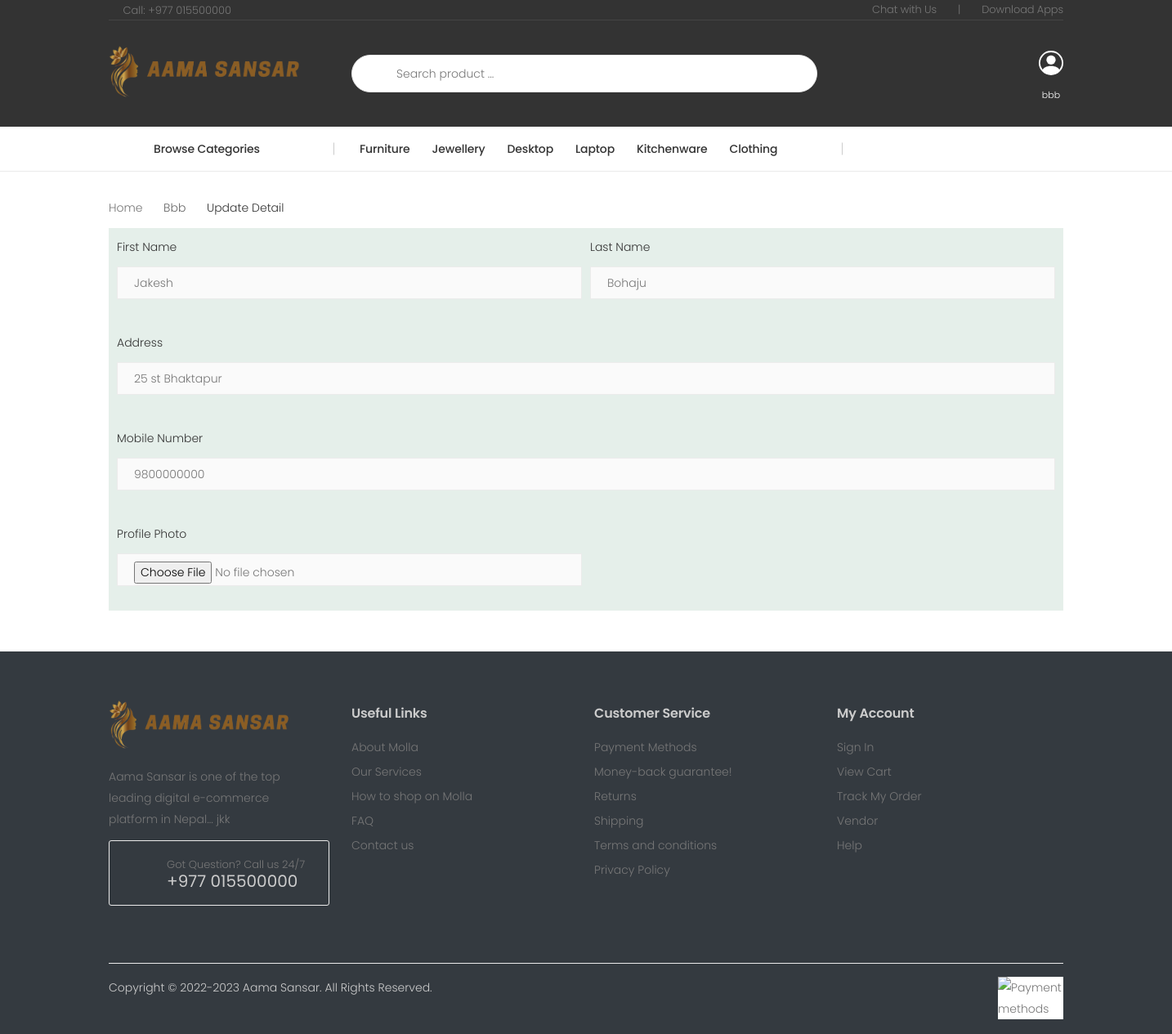
Page /update-profile/ttt/3 (signed in) on the committed database.
### ecomadmin/models.py (models this page shows, shortened)
class About(models.Model):
    title = models.CharField(max_length=200)
    description = models.CharField(max_length=1000)
    logo = models.ImageField(blank=True, null=True, upload_to="AboutUs")
    photo = models.ImageField(blank=True, null=True, upload_to="AboutUs")
    phoneNo = models.CharField(max_length=9)
    mobileNo = models.CharField(max_length=10, blank=True, null=True)
    address = models.CharField(max_length=100)
    slug = models.SlugField()

### vendor/models.py (models this page shows)
class EcommerceUser(AbstractUser):
    is_vendor = models.BooleanField(default=False)
    is_OTP_verified = models.BooleanField(default=False)

### store/models.py (models this page shows, shortened)
class Category(models.Model):
    title = models.CharField(max_length=50)
    slug = models.SlugField()
    class Meta:
        verbose_name_plural = 'Categories'

### store/views.py (the view, shortened to what this page needs)
# urls.py: path('update-profile/<str:username>/<int:pk>', UpdateProfileView.as_view(), name='update_profile'),
class UpdateProfileView(LoginRequiredMixin, UpdateView):
    template_name = "store/update_profile_form.html"
    fields = ['first_name', 'last_name', 'address', 'mobileNo', 'photo', 'user']
    model = CustomerProfile
    def get_context_data(self, **kwargs):
        context = super().get_context_data(**kwargs)
        try:
            context['about'] = About.objects.all().first()
            context['categories'] = Category.objects.all()
            context['profile'] = CustomerProfile.objects.get(user=self.request.user.id)
        except:
            pass
        return context
    def get_queryset(self):
        return CustomerProfile.objects.filter(id=self.kwargs.get('pk'))

### store/context_processors.py (called while the page is built)
def cart(request):
    return {'cart': Cart(request)}

### store/templatetags/menu.py (called while the page is built)
@register.inclusion_tag('core/menu.html')
def menu():
    categories = Category.objects.all().order_by('?')
    return {'categories': categories}

### store/templates/store/update_profile_form.html (shortened to what this page needs)
{% extends '_frontend.html' %}
{% block frontend_content %}
    <div class="container-fluid pt-2">
        <main class="main">
            <nav aria-label="breadcrumb" class="breadcrumb-nav border-0 mb-0">
                <div class="container d-flex align-items-center">
                    <ol class="breadcrumb">
                        <li class="breadcrumb-item"><a href="{% url 'frontpage' %}">Home</a></li>
                        <li class="breadcrumb-item">{{ request.user.username }}</li>
                        <li class="breadcrumb-item active" aria-current="page">Update Detail</li>
                    </ol>
                </div>
            </nav>
            <div class="page-content">
                <div class="container">
                    <form method="post" action="" enctype="multipart/form-data" style="background-color: #e5efea">
                        <div class="form-row p-3">
                            <div class="form-group col-md-6">
                                <label class="text-dark" for="firstName">First Name</label>
                                <input type="text" class="form-control" id="firstName" name="first_name"
                                       {% if profile %}value="{{ profile.first_name }}"{% endif %} placeholder="Jakesh">
                            </div>
                            <div class="form-group col-md-6">
                                <label class="text-dark" for="lastName">Last Name</label>
                                <input type="text" class="form-control" id="lastName" name="last_name"
                                       {% if profile %}value="{{ profile.last_name }}"{% endif %} placeholder="Bohaju">
                            </div>
                        </div>
                        <div class="form-group p-3">
                            <label class="text-dark" for="address">Address</label>
                            <input type="text" class="form-control" id="address" name="address"
                                   placeholder="25 st Bhaktapur">
                        </div>
                        <div class="form-group p-3">
                            <label class="text-dark" for="mobileNumber">Mobile Number</label>
                            <input type="text" class="form-control" id="mobileNumber" name="mobileNo"
                                   placeholder="9800000000">
                        </div>
                        <div class="form-row p-3">
                            <div class="form-group col-md-6">
                                <label class="text-dark" for="photo">Profile Photo</label>
                                <input type="file" class="form-control" id="photo" name="photo"
                                        {% if profile.photo %}{{ profile.photo }} {% endif %}>
                            </div>
                            <div class="form-group col-md-4">
                            </div>
                        </div>
                    </form>
                </div>
            </div>
        </main>
    </div>
{% endblock %}

### templates/_frontend.html (shortened to what this page needs)
{% load static %}
{% load menu %}
<!DOCTYPE html>
<html lang="en">
<head>
    <link rel="stylesheet" href="{% static 'dashboard/vendor/fontawesome-free/css/all.min.css' %}">
    <link rel="stylesheet" href="{% static 'frontend/assets/css/bootstrap.min.css' %}">
    <link rel="stylesheet" href="{% static 'frontend/assets/css/plugins/owl-carousel/owl.carousel.css' %}">
    <link rel="stylesheet" href="{% static 'frontend/assets/css/plugins/magnific-popup/magnific-popup.css' %}">
    <link rel="stylesheet" href="{% static 'frontend/assets/css/plugins/jquery.countdown.css' %}">
    <link rel="stylesheet" href="{% static 'frontend/assets/css/style.css' %}">
    <link rel="stylesheet" href="{% static 'frontend/assets/css/skins/skin-demo-3.css' %}">
    <link rel="stylesheet" href="{% static 'frontend/assets/css/demos/demo-3.css' %}">
</head>
<body>
<div class="page-wrapper">
    <header class="header header-intro-clearance header-3">
        <div class="header-top">
            <div class="container">
                <div class="header-left">
                    <a href="tel:#"><i class="icon-phone"></i>Call: +977 {{ about.phoneNo }}</a>
                </div>
                <div class="header-right">
                    <ul class="top-menu">
                        <li>
                            <ul>
                                <li>
                                    <a href="#">Chat with Us</a>
                                </li>
                                <li>|</li>
                                <li>
                                    <a href="#">Download Apps</a>
                                </li>
                            </ul>
                        </li>
                    </ul>
                </div>
            </div>
        </div>
        <div class="header-middle">
            <div class="container">
                <div class="header-left">
                    <a href="{% url 'frontpage' %}" class="logo">
                        <img src="{{ about.logo.url }}" alt="{{ about.title }}" width="20%" height="20">
                    </a>
                </div>
                <div class="header-center">
                    <div class="header-search header-search-extended header-search-visible d-none d-lg-block">
                        <form action="{% url 'search' %}" method="get">
                            <div class="header-search-wrapper search-wrapper-wide">
                                <button class="btn btn-primary" type="submit"><i class="icon-search"></i></button>
                                <input type="search" class="form-control" name="query" id="query"
                                       placeholder="Search product ..." required>
                            </div>
                        </form>
                    </div>
                </div>
                <div class="header-right">
                    {% if request.user.is_authenticated %}
                        <div class="dropdown cart-dropdown">
                            {% if request.user.is_superuser %}
                                <a href="{% url 'dashboard:admin_index' %}" class="button dropdown-toggle" role="button"
                                   aria-haspopup="true"
                                   aria-expanded="false">
                                    <div class="icon">
                                        <svg xmlns="http://www.w3.org/2000/svg" width="30" height="30"
                                             fill="currentColor"
                                             class="bi bi-box-arrow-in-right" viewBox="0 0 16 16">
                                            <path d="M11 6a3 3 0 1 1-6 0 3 3 0 0 1 6 0z"/>
                                            <path fill-rule="evenodd"
                                                  d="M0 8a8 8 0 1 1 16 0A8 8 0 0 1 0 8zm8-7a7 7 0 0 0-5.468 11.37C3.242 11.226 4.805 10 8 10s4.757 1.225 5.468 2.37A7 7 0 0 0 8 1z"/>
                                        </svg>
                                    </div>
                                    <p class="text-white pt-2">{{ request.user.username }}</p>
                                </a>
                            {% elif request.user.is_vendor %}
                                <a href="{% url 'seller' request.user.id %}" class="dropdown-toggle button"
                                   role="button"
                                   aria-haspopup="true"
                                   aria-expanded="false">
                                    <div class="icon">
                                    </div>
                                    <p class="text-white pt-2">{{ request.user.username }}</p>
                                </a>
                            {% endif %}
                        </div>
                    {% endif %}
                </div>
            </div>
        </div>
        <div class="header-bottom sticky-header">
            <div class="container">
                <div class="header-left">
                    <div class="dropdown category-dropdown">
                        <a href="#" class="dropdown-toggle" role="button" data-toggle="dropdown"
                           aria-haspopup="true"
                           aria-expanded="false" data-display="static" title="Browse Categories">
                            Browse Categories <i class="icon-angle-down"></i>
                        </a>
                    </div>
                </div>
                <div class="header-center">
                    <nav class="main-nav">
                        <ul class="menu sf-arrows">
                            {% menu %}
                        </ul>
                    </nav>
                </div>
            </div>
        </div>
    </header>
    {% block frontend_content %}{% endblock %}
    <footer class="footer bg-dark">
        <div class="footer-middle">
            <div class="container">
                <div class="row">
                    <div class="col-sm-6 col-lg-3">
                        <div class="widget widget-about">
                            <img src="{{ about.logo.url }}" class="footer-logo" alt="{{ about.title }}"
                                 width="80%" height="50%">
                            <p>{{ about.description | truncatewords:15 }}</p>
                            <div class="widget-call">
                                <i class="icon-phone"></i>
                                Got Question? Call us 24/7
                                <a class="text-light" href="tel:#">+977 {{ about.phoneNo }}</a>
                            </div>
                        </div>
                    </div>
                    <div class="col-sm-6 col-lg-3">
                        <div class="widget">
                            <h4 class="widget-title text-light">Useful Links</h4>
                            <ul class="widget-list">
                                <li><a href="#">About Molla</a></li>
                                <li><a href="#">Our Services</a></li>
                                <li><a href="#">How to shop on Molla</a></li>
                                <li><a href="#">FAQ</a></li>
                                <li><a href="#">Contact us</a></li>
                            </ul>
                        </div>
                    </div>
                    <div class="col-sm-6 col-lg-3">
                        <div class="widget">
                            <h4 class="widget-title text-light">Customer Service</h4>
                            <ul class="widget-list">
                                <li><a href="#">Payment Methods</a></li>
                                <li><a href="#">Money-back guarantee!</a></li>
                                <li><a href="#">Returns</a></li>
                                <li><a href="#">Shipping</a></li>
                                <li><a href="#">Terms and conditions</a></li>
                                <li><a href="#">Privacy Policy</a></li>
                            </ul>
                        </div>
                    </div>
                    <div class="col-sm-6 col-lg-3">
                        <div class="widget">
                            <h4 class="widget-title text-light">My Account</h4>
                            <ul class="widget-list">
                                <li><a href="#">Sign In</a></li>
                                <li><a href="#">View Cart</a></li>
                                <li><a href="#">Track My Order</a></li>
                                <li><a href="#">Vendor</a></li>
                                <li><a href="#">Help</a></li>
                            </ul>
                        </div>
                    </div>
                </div>
            </div>
        </div>
        <div class="footer-bottom bg-dark">
            <div class="container">
                <p class="footer-copyright text-light">Copyright © 2022-{% now "Y" %}  {{ about.title  }}. All Rights Reserved.</p>
                <figure class="footer-payments">
                    <img class="bg-white" src="{% static 'image/khalti.png' %}" alt="Payment methods" width="80"
                         height="50">
                </figure>
            </div>
        </div>
    </footer>
</div>
</body>
</html>

### core/templates/core/menu.html
{% for category in categories|slice:'6' %}
    <li class="megamenu-container">
        <a href="{% url 'category_detail' category.slug %}">{{ category.title }}</a>
    </li>
{% endfor %}

### static/frontend/assets/css/skins/skin-demo-3.css (style rules this page uses)
a { color:#fcb941 }
.header-3 .header-search-extended .btn,.header-4 .header-search-extended .btn { background-color:transparent;color:#333 }
.btn-primary { color:#fff;background-color:#fcb941;border-color:#fcb941;box-shadow:none }
.header-bottom .menu>li>a:before { background-color:#fcb941 }
.category-dropdown .dropdown-toggle:before { background-color:#fcb941 }

### static/frontend/assets/css/demos/demo-3.css (style rules this page uses)
.footer .footer-middle { border-top:none;padding-bottom:3rem }
.footer .widget-title { font-weight:600 }
.widget-list a { position:relative }
.widget-list a:before { content:'';display:block;position:absolute;left:0;bottom:0;width:100%;height:.1rem;background-color:#fcb941;transform-origin:right center;transform:scale(0, 1);transition:transform .3s ease }
.widget-about p:last-of-type { margin-bottom:1.2rem }
.widget-call { position:relative;font-size:1.3rem;padding:2.1rem 2rem 1.6rem 7rem;border:.1rem solid #ebebeb;border-radius:.3rem;line-height:1.25;max-width:270px }
.widget-call i { display:inline-block;color:#fcb941;font-size:3rem;line-height:1;position:absolute;left:2rem;top:50%;transform:translateY(-50%);-ms-transform:translateY(-50%) }
.widget-call a { display:block;font-weight:400;font-size:2rem;color:#333333 }
.footer-bottom .container { padding-top:1.75rem;padding-bottom:1.75rem }

### rows in the picture
About: phoneNo "015500000", logo (picture), description "Aama Sansar is one of the top leading digital e-commerce platform in Nepal... jkk", title "Aama Sansar"
EcommerceUser: user.username "bbb", user.username "Bbb"
Category: title "Furniture"
Category: title "Jewellery"
Category: title "Desktop"
Category: title "Laptop"
Category: title "Kitchenware"
Category: title "Clothing"
